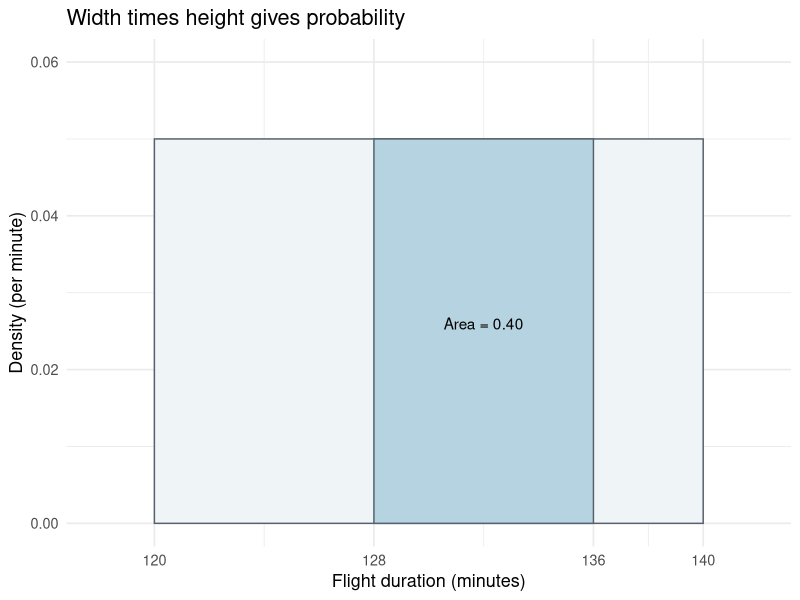
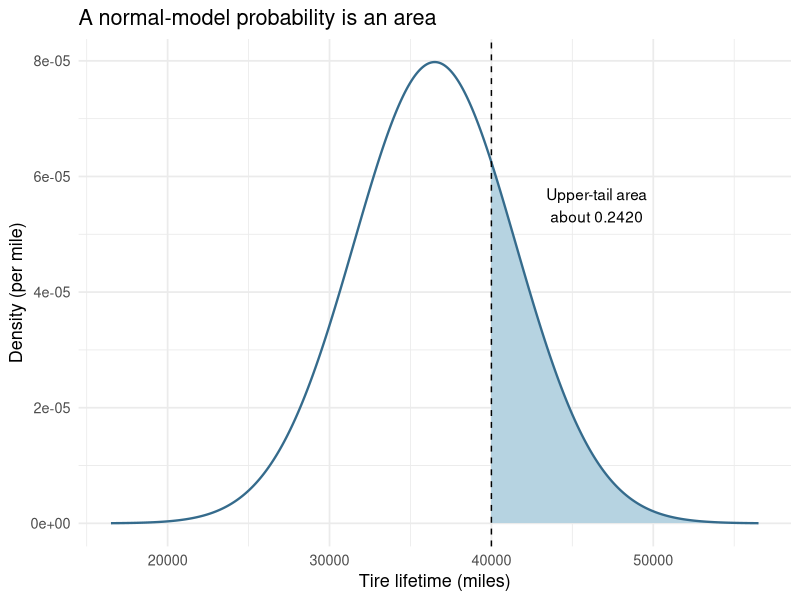

Write the R code that produced these figures, in order.
## ---- chunk 1
#| label: setup-continuous
# library(): loads a package so its functions can be used in this session.
# theme_set(): sets the default theme for subsequent ggplot charts in this R session.
# theme_minimal(): uses a minimal chart style; base_size controls the base text size in points.
# Load chart/table tools; the examples below use parameters stated in the textbook.
# seq() creates plotting grids only; these grids are not observed flight or tire records.
library(ggplot2)
library(knitr)
theme_set(theme_minimal(base_size = 13))
## ---- chunk 2
#| label: uniform-probability
# kable(): formats a data frame or matrix as a readable report table; digits sets displayed precision.
# data.frame(): builds a table whose named columns have compatible lengths.
# c(): combines values into a vector, converting them to a common type when needed.
# punif(t,min,max) gives P(T<=t); subtract cumulative areas for the requested interval.
# dunif() returns density height, whereas an exact point has zero continuous probability.
flight_probability <- punif(136, min = 120, max = 140) - punif(128, min = 120, max = 140)
kable(data.frame(Quantity = c("Density at 130 (per minute)", "Probability from 128 to 136", "Probability at exactly 130"),
                 Value = c(dunif(130, 120, 140), flight_probability, 0)), digits = 4)
## ---- chunk 3
#| label: uniform-area-plot
#| fig-alt: "Uniform density of 0.05 per minute between 120 and 140 minutes, with the 128 to 136 interval shaded to show area 0.40."
# ggplot(): starts a plot from data; additional layers are joined with +.
# aes(): maps variables to visual properties such as x, y, fill, color, or group.
# annotate(): adds a fixed plot annotation rather than mapping one label per data row.
# scale_x_continuous(): controls numeric x-axis breaks, labels, limits, and spacing.
# c(): combines values into a vector, converting them to a common type when needed.
# scale_y_continuous(): controls numeric y-axis breaks, labels, limits, and spacing.
# labs(): sets axis titles, legend titles, plot titles, and captions.
# The rectangle height is 1/20 per minute; its highlighted width is eight minutes.
# geom_rect() draws model areas, not histogram bars or recorded flights.
ggplot() +
  geom_rect(aes(xmin = 120, xmax = 140, ymin = 0, ymax = .05), fill = "#EFF4F7", color = "#56616D") +
  geom_rect(aes(xmin = 128, xmax = 136, ymin = 0, ymax = .05), fill = "#B6D3E1", color = "#56616D") +
  annotate("text", x = 132, y = .026, label = "Area = 0.40") +
  scale_x_continuous(breaks = c(120, 128, 136, 140), limits = c(118, 142)) +
  scale_y_continuous(limits = c(0, .06)) +
  labs(x = "Flight duration (minutes)", y = "Density (per minute)",
       title = "Width times height gives probability")
## ---- chunk 4
#| label: normal-probabilities
# c(): combines values into a vector, converting them to a common type when needed.
# kable(): formats a data frame or matrix as a readable report table; digits sets displayed precision.
# data.frame(): builds a table whose named columns have compatible lengths.
# names(): reads or assigns names to vector elements or table columns.
# unname(): removes names or dimension names without changing the underlying values.
# stopifnot(): stops execution if any supplied condition is FALSE; successful checks produce no output.
# abs(): returns absolute values; a small tolerance in an equality check permits floating-point rounding.
# pnorm() returns a lower-tail area; lower.tail=FALSE directly returns the upper-tail area.
# sd=5000 supplies SD in miles, not variance; subtract two CDF values for an interval.
mu <- 36500
sigma <- 5000
z <- (40000 - mu) / sigma
normal_answers <- c("More than 40,000 miles" = pnorm(40000, mean = mu, sd = sigma, lower.tail = FALSE),
                    "20,000 to 40,000 miles" = pnorm(40000, mu, sigma) - pnorm(20000, mu, sigma))
kable(data.frame(Event = names(normal_answers), Probability = unname(normal_answers)), digits = 4)
stopifnot(abs(pnorm(z, lower.tail = FALSE) - normal_answers[1]) < 1e-12)
## ---- chunk 5
#| label: normal-tail-plot
#| fig-alt: "Normal density with mean 36,500 miles and standard deviation 5,000 miles; the area above 40,000 is shaded and is approximately 0.2420."
# data.frame(): builds a table whose named columns have compatible lengths.
# sort(): sorts values; decreasing=TRUE reverses the default ascending order.
# unique(): keeps distinct values or rows in first-occurrence order.
# c(): combines values into a vector, converting them to a common type when needed.
# seq(): creates an equally spaced sequence; by sets spacing and length.out sets the number of values.
# ggplot(): starts a plot from data; additional layers are joined with +.
# aes(): maps variables to visual properties such as x, y, fill, color, or group.
# geom_area(): fills the area between a curve and zero.
# subset(): keeps entries or rows satisfying a condition; select can choose columns.
# geom_line(): joins observations in x order; group determines which observations form each line.
# geom_vline(): adds vertical references at xintercept; linetype selects solid or dashed lines.
# annotate(): adds a fixed plot annotation rather than mapping one label per data row.
# labs(): sets axis titles, legend titles, plot titles, and captions.
# dnorm() evaluates density on a plotting grid; shading identifies the upper-tail event.
# The plotted range is finite although the normal distribution extends indefinitely.
curve_data <- data.frame(Miles = sort(unique(c(40000,
  seq(mu - 4 * sigma, mu + 4 * sigma, length.out = 1001)))))
curve_data$Density <- dnorm(curve_data$Miles, mean = mu, sd = sigma)
ggplot(curve_data, aes(Miles, Density)) +
  geom_area(data = subset(curve_data, Miles >= 40000), fill = "#B6D3E1") +
  geom_line(color = "#356B8C", linewidth = .8) +
  geom_vline(xintercept = 40000, linetype = "dashed") +
  annotate("text", x = 46500, y = .000055, label = "Upper-tail area\nabout 0.2420") +
  labs(x = "Tire lifetime (miles)", y = "Density (per mile)",
       title = "A normal-model probability is an area")
## ---- chunk 6
#| label: normal-quantiles
# kable(): formats a data frame or matrix as a readable report table; digits sets displayed precision.
# data.frame(): builds a table whose named columns have compatible lengths.
# c(): combines values into a vector, converting them to a common type when needed.
# qnorm(p,...) returns the value whose lower-tail probability is p.
# Verify the result by putting the cutoff back into pnorm(); probability and miles are different outputs.
cutoff <- qnorm(.10, mean = mu, sd = sigma)
round_cutoff <- 30000
kable(data.frame(Quantity = c("10th percentile (miles)", "Probability below exact cutoff", "Probability below 30,000 miles"),
                 Value = c(cutoff, pnorm(cutoff, mu, sigma), pnorm(round_cutoff, mu, sigma))), digits = 4)
